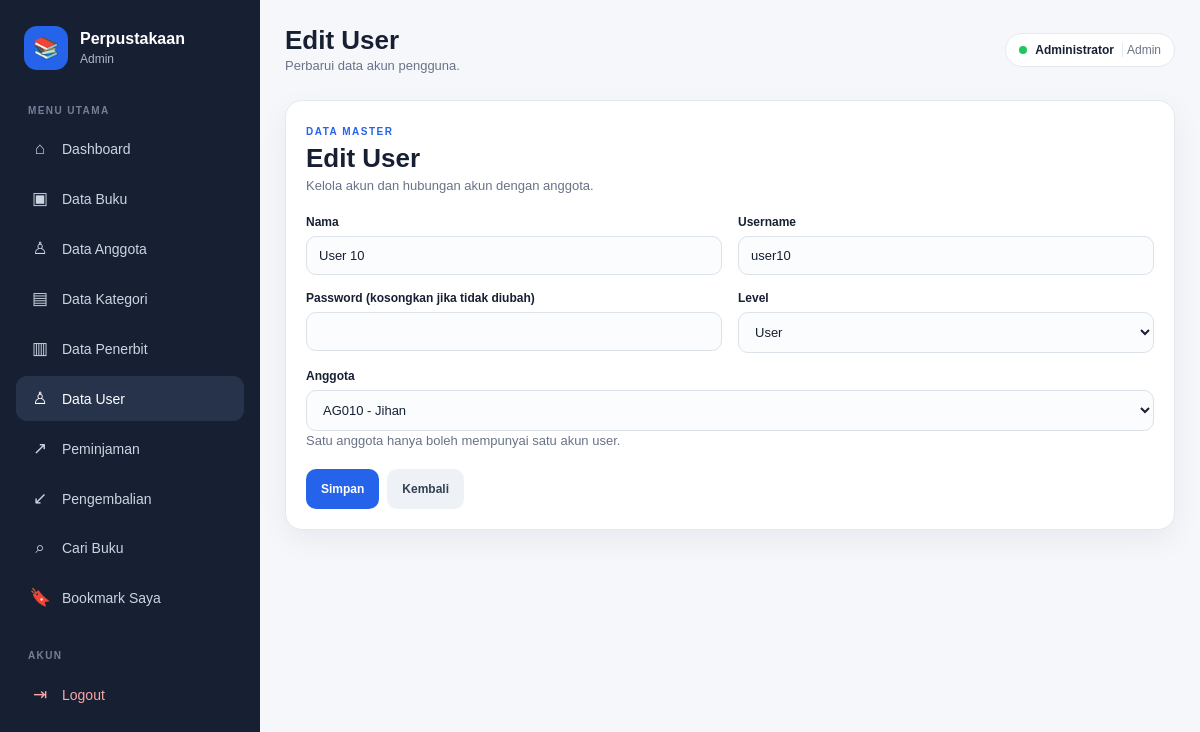
The page /user/form.php?id=11 (signed in) on the database its author committed.
### tables this page shows
CREATE TABLE `user` (
  `id` int(10) UNSIGNED NOT NULL,
  `nama` varchar(100) NOT NULL,
  `username` varchar(100) NOT NULL,
  `password` varchar(255) NOT NULL,
  `level` enum('admin','user') NOT NULL,
  `anggota_id` int(10) UNSIGNED DEFAULT NULL
);

CREATE TABLE `anggota` (
  `id` int(10) UNSIGNED NOT NULL,
  `kode_anggota` varchar(20) NOT NULL,
  `nama` varchar(100) NOT NULL,
  `jenis_kelamin` enum('pria','wanita') DEFAULT NULL,
  `tempat_lahir` varchar(100) DEFAULT NULL,
  `tanggal_lahir` date DEFAULT NULL,
  `telpon` varchar(12) DEFAULT NULL,
  `alamat` text DEFAULT NULL,
  `foto` varchar(255) DEFAULT NULL
);

### config/app.php (called while the page is built, shortened)
<?php
function url($path = "")
{
  $path = ltrim($path, "/");
  return BASE_URL . ($path !== "" ? "/" . $path : "");
}
if (!function_exists("e")) {
  function e($value)
  {
    return htmlspecialchars((string) $value, ENT_QUOTES, "UTF-8");
  }
}

### user/form.php (the view, shortened to what this page needs)
<?php
require_once __DIR__ . '/../config/connection.php';
$id = (int) ($_GET['id'] ?? ($_POST['id'] ?? 0));
$data = [
    'nama' => '',
    'username' => '',
    'password' => '',
    'level' => 'user',
    'anggota_id' => null,
];
if ($id > 0) {
    $query = $conn->prepare("
        SELECT
            id,
            nama,
            username,
            password,
            level,
            anggota_id
        FROM user
        WHERE id = ?
        LIMIT 1
    ");
    $query->bind_param('i', $id);
    $query->execute();
    $result = $query->get_result();
    $found = $result->fetch_assoc();
    if ($found) {
        $data = $found;
        $data['password'] = '';
    }
}
$anggotaRows = $conn->query("
    SELECT
        id,
        kode_anggota,
        nama
    FROM anggota
    ORDER BY nama ASC
");
$pageTitle = $id > 0
    ? 'Edit User'
    : 'Tambah User';
require_once __DIR__ . '/../includes/layout_header.php';
?>
<section class="panel form-panel">
    <div class="form-title">
        <span class="page-label">
            DATA MASTER
        </span>
        <h1>
            <?= e($pageTitle) ?>
        </h1>
        <p>
            Kelola akun dan hubungan akun dengan anggota.
        </p>
    </div>
    <form method="post" class="form-grid">
        <div>
            <label>Nama</label>
            <input
                type="text"
                name="nama"
                value="<?= e($data['nama']) ?>"
                required
            >
        </div>
        <div>
            <label>Username</label>
            <input
                type="text"
                name="username"
                value="<?= e($data['username']) ?>"
                required
            >
        </div>
        <div>
            <label>
                Password
                <?= $id
                    ? '(kosongkan jika tidak diubah)'
                    : '' ?>
            </label>
            <input
                type="password"
                name="password"
                <?= $id ? '' : 'required' ?>
                autocomplete="new-password"
            >
        </div>
        <div>
            <label>Level</label>
            <select
                name="level"
                id="level"
                required
            >
                <option
                    value="user"
                    <?= $data['level'] === 'user'
                        ? 'selected'
                        : '' ?>
                >
                    User
                </option>
            </select>
        </div>
        <div
            class="full"
            id="anggota-wrapper"
        >
            <label>
                Anggota
            </label>
            <select
                name="anggota_id"
                id="anggota_id"
            >
                <?php while (
                    $anggota = $anggotaRows->fetch_assoc()
                ): ?>
                    <option
                        value="<?= (int) $anggota['id'] ?>"
                        <?= (
                            (int) $data['anggota_id'] ===
                            (int) $anggota['id']
                        )
                            ? 'selected'
                            : '' ?>
                    >
                        <?= e(
                            $anggota['kode_anggota']
                            . ' - '
                            . $anggota['nama']
                        ) ?>
                    </option>
                <?php endwhile; ?>
            </select>
            <small class="muted">
                Satu anggota hanya boleh mempunyai
                satu akun user.
            </small>
        </div>
        <div class="full form-actions">
            <button
                type="submit"
                class="btn primary"
            >
                Simpan
            </button>
            <a
                href="<?= e(url('user/index.php')) ?>"
                class="btn"
            >
                Kembali
            </a>
        </div>
    </form>
</section>
<?php require_once __DIR__ . '/../includes/layout_footer.php'; ?>

### assets/css/style.css (style rules this page uses)
* { box-sizing: border-box; margin: 0; padding: 0; }
:root { --nav: #172033; --nav-2: #26334a; --primary: #2563eb; --primary-dark: #1d4ed8; --bg: #f5f7fb; --white: #ffffff; --text: #172033; --muted: #687386; --border: #e4e9f0; --green: #047857; --red: #b91c1c; --orange: #c2410c; --shadow: 0 10px 30px rgba(15, 23, 42, 0.06); --shadow-hover: 0 15px 35px rgba(15, 23, 42, 0.10); --radius: 12px; --radius-lg: 17px; }
html { scroll-behavior: smooth; }
body { font-family: Arial, Helvetica, sans-serif; background: var(--bg); color: var(--text); min-height: 100vh; }
a { color: inherit; }
button, input, select, textarea { font-family: inherit; }
.hero-panel, .panel, .stat-card, .summary-card, .search-hero, .search-results { background: #ffffff; border: 1px solid var(--border); border-radius: var(--radius-lg); box-shadow: var(--shadow); }
.panel { padding: 20px; margin-bottom: 20px; }
.page-label { display: inline-block; color: var(--primary); font-size: 10px; font-weight: 800; letter-spacing: 1.5px; }
.btn { display: inline-flex; align-items: center; justify-content: center; min-height: 40px; padding: 9px 14px; border: 1px solid transparent; border-radius: 10px; text-decoration: none; background: #eef2f7; color: #334155; font-weight: 700; font-size: 12px; cursor: pointer; transition: background 0.18s ease, transform 0.18s ease, filter 0.18s ease; }
.btn.primary { background: var(--primary); color: #ffffff; }
.form-panel { max-width: 1000px; }
.form-title { margin-bottom: 22px; }
.form-title h1 { font-size: 26px; margin: 4px 0; }
.form-title p { color: var(--muted); font-size: 13px; }
.form-grid { display: grid; grid-template-columns: repeat(2, minmax(0, 1fr)); gap: 16px; }
.form-grid .full { grid-column: 1 / -1; }
label { display: block; font-size: 12px; font-weight: 700; margin-bottom: 7px; }
input, select, textarea { width: 100%; padding: 11px 12px; border: 1px solid #dbe2ea; border-radius: 10px; background: #fbfcfe; color: var(--text); font: inherit; font-size: 13px; outline: none; transition: border-color 0.18s ease, box-shadow 0.18s ease; }
.form-actions { display: flex; gap: 9px; align-items: center; flex-wrap: wrap; margin-top: 3px; }
.muted { color: var(--muted); font-size: 13px; line-height: 1.5; }
.form-actions { display: flex; flex-wrap: wrap; gap: 8px; }

### rows shown on the page
user: nama "User 10", username "user10", level "User", anggota_id "AG010 - Jihan"

### other values the page prints
$level ?: 'User' "Admin"
$pageTitle "Edit User"
$pageDescription "Perbarui data akun pengguna."
$_SESSION['nama'] "Administrator"
$_SESSION['level'] "Admin"
